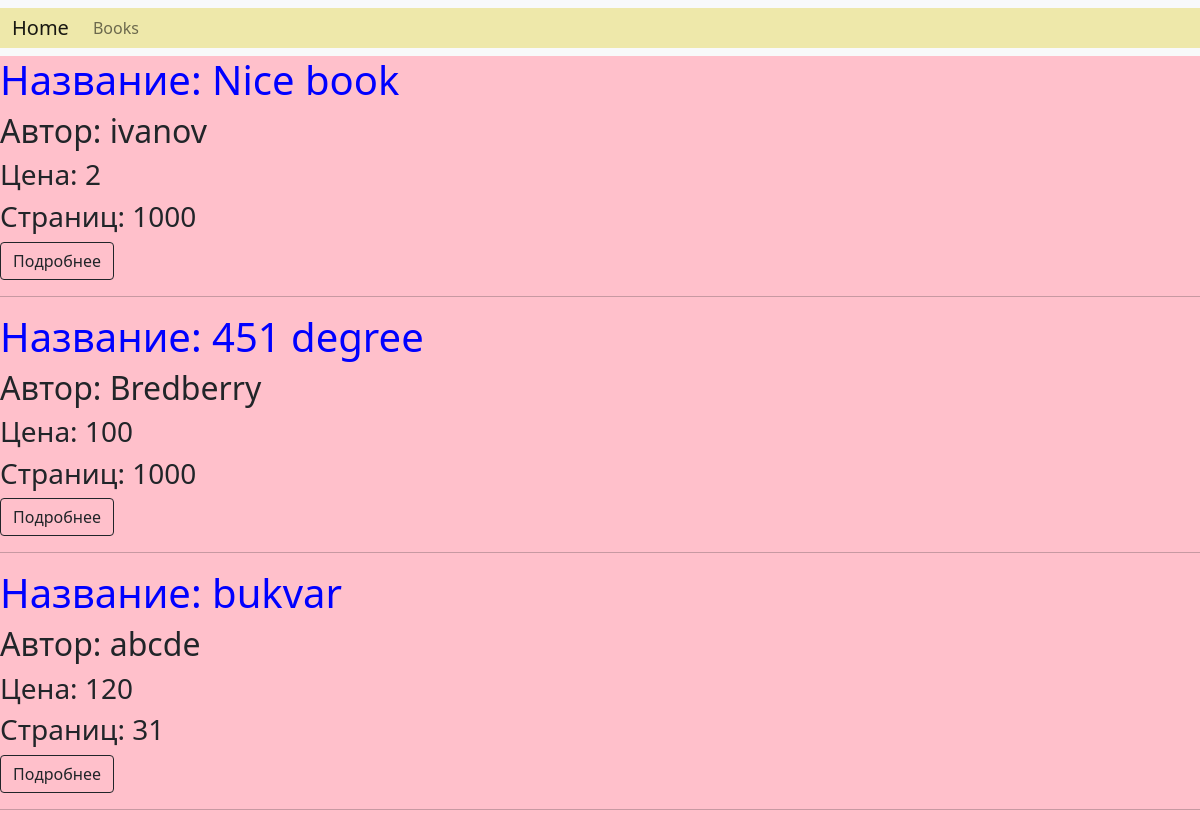
The page /books/ on the database its author committed.
### books/models.py (models this page shows, shortened)
class Book(models.Model):
    name = models.CharField(max_length=255)
    author = models.CharField(max_length=255)
    price = models.IntegerField()
    pages = models.IntegerField(default=1000)

### books/views.py (the view)
# urls.py: path("books/", views.books, name="books"),
def books(request):
    books = models.Book.objects.all()
    context = {"books": books}
    return render(request, "books.html", context)

### books/templates/books.html (shortened to what this page needs)
{% extends "base.html" %}
{% block content %}
{% for book in books %}
    <h1>Название: {{ book.name }}</h1>
    <h2>Автор: {{ book.author }}</h2>
    <h3>Цена: {{ book.price }}</h3>
    <h3>Страниц: {{ book.pages }}</h3>
    <a class="btn btn-outline-dark" href="{% url 'book' book_id=book.pk %}">Подробнее</a>
    <hr/>
{% endfor %}
{% endblock %}

### books/static/styles.css (style rules this page uses)
h1 { color: blue; }
body { background-color: pink; }

### rows shown on the page
Book: name "Nice book", author "ivanov", price "2", pages "1000"
Book: name "451 degree", author "Bredberry", price "100", pages "1000"
Book: name "bukvar", author "abcde", price "120", pages "31"
